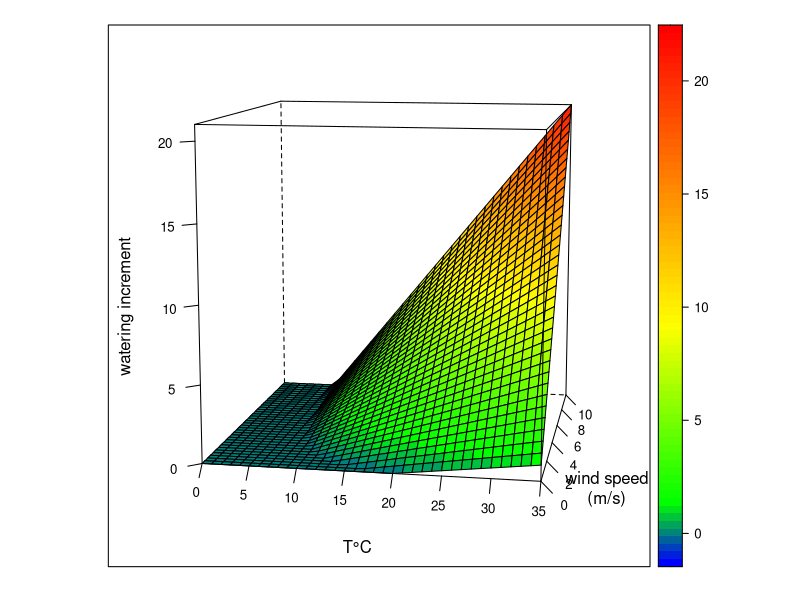
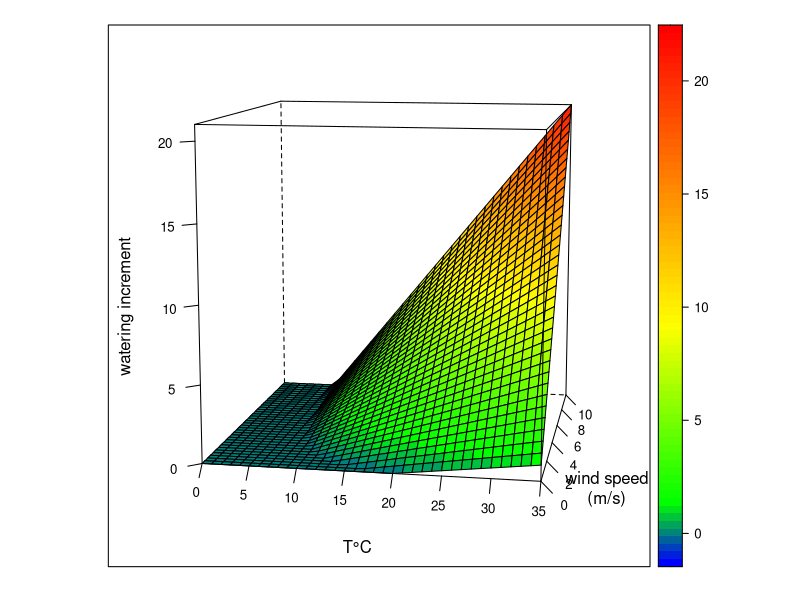

Here is the R script that generated these plots, in order:
require(grDevices) # for trans3d
require(lattice)

f <- function(x, y) { ((x-20)*(1+y))/15 + y }

x <- seq(0,35,length=36)
y <- seq(0,10,length=36)

# Create data frame from all possible values of x and y.
d <- expand.grid(T=x,ws=y)
# complete it with values from f
d$wn <- f(d$T, d$ws)
# floor it to 0
d$wn[d$wn<0] <- 0


# define color palette
my.colors <- colorRampPalette( c("blue", "green", "yellow", "red"), interpolate="linear", bias=2 )(500)
# my.colors=terrain.colors(500)

# Display the graph in a window
print(wireframe(wn ~ T * ws, data=d, drape = TRUE,  col.regions = my.colors, xlab="T°C", ylab=list(label="wind speed\n(m/s)", rot=0), zlab=list(label="watering increment", rot=90), scales=list(arrows=FALSE), colorkey = list(col=my.colors),screen = list(z = -10, x = -80, y=0)))

# postscript("essai.eps", paper="a4")
# print(wireframe(wn ~ T * ws, data=d, drape = TRUE,  col.regions = my.colors, xlab="T°C", scales=list(arrows=FALSE), colorkey = list(col=my.colors),screen = list(z = -10, x = -80, y=0)))
# dev.off()

# Display the graph in a pdf file
pdf("waterNeedIncrement.pdf", paper="a4")
print(wireframe(wn ~ T * ws, data=d, drape = TRUE,  col.regions = my.colors, xlab="T°C", ylab=list(label="wind speed\n(m/s)", rot=0), zlab=list(label="watering increment", rot=90), scales=list(arrows=FALSE), colorkey = list(col=my.colors),screen = list(z = -10, x = -80, y=0)))
dev.off()

# persp(x, y, z, theta = 30, phi = 30, expand = 0.5, col = "lightblue",ltheta = 120, shade = 0.75, ticktype = "detailed",xlab = "T", ylab = "ws", zlab = "wn")


# from http://stat.ethz.ch/R-manual/R-devel/library/graphics/html/persp.html
# (4) Surface colours corresponding to z-values

# nrz <- nrow(z)
# ncz <- ncol(z)
# # Create a function interpolating colors in the range of specified colors
# jet.colors <- colorRampPalette( c("blue", "green"), interpolate="spline" )
# # Generate the desired number of colors from this palette
# nbcol <- 100
# color <- jet.colors(nbcol)
# # Compute the z-value at the facet centres
# zfacet <- z[-1, -1] + z[-1, -ncz] + z[-nrz, -1] + z[-nrz, -ncz]
# # Recode facet z-values into color indices
# facetcol <- cut(zfacet, nbcol)
# persp(x, y, z, theta = -180, phi = 10, expand = 0.5, col = color[facetcol], ltheta = 120, shade = 0.75, ticktype = "detailed",xlab = "T", ylab = "ws", zlab = "wn")

# # require(rgl)
# # open3d()
# # persp3d(x, y, z, color=color[facetcol],ticktype = "detailed",xlab = "T", ylab = "ws", zlab = "wn")

